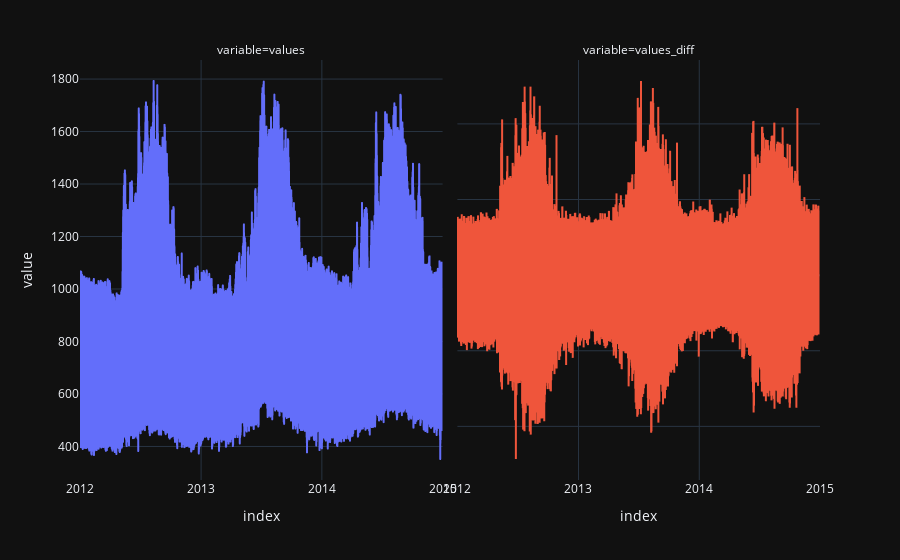

Write notebook code for a chart like this one.
### Code cell
fig = df.plot(facet_col='variable')
fig.update_yaxes(matches=None)

### Figure 1 — Plotly figure (JSON) as saved in the notebook; plotly's stock layout.template omitted (floating-point values rounded to 4 significant figures; data arrays with more than 128 entries replaced by an {"elided": "..."} marker saying what was removed)
{"data": [{"hovertemplate": "variable=values<br>index=%{x}<br>value=%{y}<extra></extra>", "legendgroup": "values", "line": {"color": "#636efa", "dash": "solid"}, "marker": {"symbol": "circle"}, "mode": "lines", "name": "values", "showlegend": true, "type": "scattergl", "x": {"elided": "26304 str values"}, "xaxis": "x", "y": {"elided": "26304 float values"}, "yaxis": "y"}, {"hovertemplate": "variable=values_diff<br>index=%{x}<br>value=%{y}<extra></extra>", "legendgroup": "values_diff", "line": {"color": "#EF553B", "dash": "solid"}, "marker": {"symbol": "circle"}, "mode": "lines", "name": "values_diff", "showlegend": true, "type": "scattergl", "x": {"elided": "26304 str values"}, "xaxis": "x2", "y": {"elided": "26304 float values"}, "yaxis": "y2"}], "layout": {"annotations": [{"font": {}, "showarrow": false, "text": "variable=values", "x": 0.245, "xanchor": "center", "xref": "paper", "y": 1, "yanchor": "bottom", "yref": "paper"}, {"font": {}, "showarrow": false, "text": "variable=values_diff", "x": 0.755, "xanchor": "center", "xref": "paper", "y": 1, "yanchor": "bottom", "yref": "paper"}], "legend": {"title": {"text": "variable"}, "tracegroupgap": 0}, "margin": {"t": 60}, "xaxis": {"anchor": "y", "domain": [0, 0.49], "title": {"text": "index"}}, "xaxis2": {"anchor": "y2", "domain": [0.51, 1], "matches": "x", "title": {"text": "index"}}, "yaxis": {"anchor": "x", "domain": [0, 1], "title": {"text": "value"}}, "yaxis2": {"anchor": "x2", "domain": [0, 1], "showticklabels": false}}}
